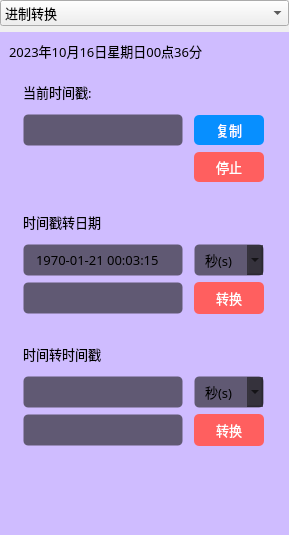
<?xml version="1.0" encoding="UTF-8"?>
<ui version="4.0">
 <class>smalltoolwidget</class>
 <widget class="QWidget" name="smalltoolwidget">
  <property name="geometry">
   <rect>
    <x>0</x>
    <y>0</y>
    <width>289</width>
    <height>535</height>
   </rect>
  </property>
  <property name="windowTitle">
   <string>Form</string>
  </property>
  <layout class="QVBoxLayout" name="verticalLayout_6">
   <property name="leftMargin">
    <number>0</number>
   </property>
   <property name="topMargin">
    <number>0</number>
   </property>
   <property name="rightMargin">
    <number>0</number>
   </property>
   <property name="bottomMargin">
    <number>0</number>
   </property>
   <item>
    <widget class="QComboBox" name="comboBox">
     <property name="font">
      <font>
       <family>OPPOSans B</family>
       <pointsize>10</pointsize>
       <stylestrategy>PreferAntialias</stylestrategy>
      </font>
     </property>
     <item>
      <property name="text">
       <string>进制转换</string>
      </property>
     </item>
     <item>
      <property name="text">
       <string>编码转换</string>
      </property>
     </item>
     <item>
      <property name="text">
       <string>时间戳转换</string>
      </property>
     </item>
     <item>
      <property name="text">
       <string>URL编码转换</string>
      </property>
     </item>
     <item>
      <property name="text">
       <string>正则表达式</string>
      </property>
     </item>
    </widget>
   </item>
   <item>
    <widget class="QStackedWidget" name="stackedWidget_2">
     <property name="styleSheet">
      <string notr="true">background-color: rgb(207, 188, 255);</string>
     </property>
     <property name="currentIndex">
      <number>2</number>
     </property>
     <widget class="QWidget" name="page_21">
      <layout class="QVBoxLayout" name="verticalLayout_2">
       <property name="spacing">
        <number>14</number>
       </property>
       <item>
        <widget class="QLabel" name="label_6">
         <property name="font">
          <font>
           <family>OPPOSans B</family>
           <pointsize>10</pointsize>
           <stylestrategy>PreferAntialias</stylestrategy>
          </font>
         </property>
         <property name="text">
          <string>十六进制</string>
         </property>
        </widget>
       </item>
       <item>
        <widget class="QLineEdit" name="lineEdit_hex">
         <property name="minimumSize">
          <size>
           <width>0</width>
           <height>32</height>
          </size>
         </property>
         <property name="maximumSize">
          <size>
           <width>16777215</width>
           <height>32</height>
          </size>
         </property>
         <property name="font">
          <font>
           <family>OPPOSans B</family>
           <pointsize>10</pointsize>
           <stylestrategy>PreferAntialias</stylestrategy>
          </font>
         </property>
         <property name="styleSheet">
          <string notr="true">background-color: rgb(25, 25, 25, 155);
border: 1px solid rgba(255, 255, 255, 0);
border-radius: 5px;
padding-left:10px;
padding-right:10px;</string>
         </property>
        </widget>
       </item>
       <item>
        <widget class="QLabel" name="label_7">
         <property name="font">
          <font>
           <family>OPPOSans B</family>
           <pointsize>10</pointsize>
           <stylestrategy>PreferAntialias</stylestrategy>
          </font>
         </property>
         <property name="text">
          <string>十进制</string>
         </property>
        </widget>
       </item>
       <item>
        <widget class="QLineEdit" name="lineEdit_dec">
         <property name="minimumSize">
          <size>
           <width>0</width>
           <height>32</height>
          </size>
         </property>
         <property name="maximumSize">
          <size>
           <width>16777215</width>
           <height>32</height>
          </size>
         </property>
         <property name="font">
          <font>
           <family>OPPOSans B</family>
           <pointsize>10</pointsize>
           <stylestrategy>PreferAntialias</stylestrategy>
          </font>
         </property>
         <property name="styleSheet">
          <string notr="true">background-color: rgb(25, 25, 25, 155);
border: 1px solid rgba(255, 255, 255, 0);
border-radius: 5px;
padding-left:10px;
padding-right:10px;</string>
         </property>
        </widget>
       </item>
       <item>
        <widget class="QLabel" name="label_15">
         <property name="font">
          <font>
           <family>OPPOSans B</family>
           <pointsize>10</pointsize>
           <stylestrategy>PreferAntialias</stylestrategy>
          </font>
         </property>
         <property name="text">
          <string>八进制</string>
         </property>
        </widget>
       </item>
       <item>
        <widget class="QLineEdit" name="lineEdit_oct">
         <property name="minimumSize">
          <size>
           <width>0</width>
           <height>32</height>
          </size>
         </property>
         <property name="maximumSize">
          <size>
           <width>16777215</width>
           <height>32</height>
          </size>
         </property>
         <property name="font">
          <font>
           <family>OPPOSans B</family>
           <pointsize>10</pointsize>
           <stylestrategy>PreferAntialias</stylestrategy>
          </font>
         </property>
         <property name="styleSheet">
          <string notr="true">background-color: rgb(25, 25, 25, 155);
border: 1px solid rgba(255, 255, 255, 0);
border-radius: 5px;
padding-left:10px;
padding-right:10px;</string>
         </property>
        </widget>
       </item>
       <item>
        <widget class="QLabel" name="label_8">
         <property name="font">
          <font>
           <family>OPPOSans B</family>
           <pointsize>10</pointsize>
           <stylestrategy>PreferAntialias</stylestrategy>
          </font>
         </property>
         <property name="text">
          <string>二进制</string>
         </property>
        </widget>
       </item>
       <item>
        <widget class="QLineEdit" name="lineEdit_bin">
         <property name="minimumSize">
          <size>
           <width>0</width>
           <height>32</height>
          </size>
         </property>
         <property name="maximumSize">
          <size>
           <width>16777215</width>
           <height>32</height>
          </size>
         </property>
         <property name="font">
          <font>
           <family>OPPOSans B</family>
           <pointsize>10</pointsize>
           <stylestrategy>PreferAntialias</stylestrategy>
          </font>
         </property>
         <property name="styleSheet">
          <string notr="true">background-color: rgb(25, 25, 25, 155);
border: 1px solid rgba(255, 255, 255, 0);
border-radius: 5px;
padding-left:10px;
padding-right:10px;</string>
         </property>
        </widget>
       </item>
       <item>
        <spacer name="verticalSpacer">
         <property name="orientation">
          <enum>Qt::Vertical</enum>
         </property>
         <property name="sizeHint" stdset="0">
          <size>
           <width>20</width>
           <height>40</height>
          </size>
         </property>
        </spacer>
       </item>
      </layout>
     </widget>
     <widget class="QWidget" name="page_19">
      <layout class="QVBoxLayout" name="verticalLayout">
       <item>
        <widget class="QWidget" name="gridWidget" native="true">
         <layout class="QGridLayout" name="gridLayout">
          <item row="1" column="0">
           <widget class="QToolButton" name="toolButton_4">
            <property name="sizePolicy">
             <sizepolicy hsizetype="Expanding" vsizetype="Expanding">
              <horstretch>0</horstretch>
              <verstretch>0</verstretch>
             </sizepolicy>
            </property>
            <property name="minimumSize">
             <size>
              <width>0</width>
              <height>30</height>
             </size>
            </property>
            <property name="maximumSize">
             <size>
              <width>16777215</width>
              <height>30</height>
             </size>
            </property>
            <property name="font">
             <font>
              <family>OPPOSans B</family>
              <pointsize>10</pointsize>
              <stylestrategy>PreferAntialias</stylestrategy>
             </font>
            </property>
            <property name="styleSheet">
             <string notr="true">QToolButton {
	color: rgb(255, 255, 255);
	background-color: rgb(7, 143, 255);
	border-radius: 5px;
}

QToolButton::menu-indicator { 
	image: None;
}

 
QToolButton:hover {
	color: rgb(255, 255, 255);
	background-color: rgb(7, 143, 255);
}</string>
            </property>
            <property name="text">
             <string>中文转Unicode</string>
            </property>
           </widget>
          </item>
          <item row="2" column="0">
           <widget class="QToolButton" name="toolButton_3">
            <property name="sizePolicy">
             <sizepolicy hsizetype="Expanding" vsizetype="Expanding">
              <horstretch>0</horstretch>
              <verstretch>0</verstretch>
             </sizepolicy>
            </property>
            <property name="minimumSize">
             <size>
              <width>0</width>
              <height>30</height>
             </size>
            </property>
            <property name="maximumSize">
             <size>
              <width>16777215</width>
              <height>30</height>
             </size>
            </property>
            <property name="font">
             <font>
              <family>OPPOSans B</family>
              <pointsize>10</pointsize>
              <stylestrategy>PreferAntialias</stylestrategy>
             </font>
            </property>
            <property name="styleSheet">
             <string notr="true">QToolButton {
	color: rgb(255, 255, 255);
	background-color: rgb(7, 143, 255);
	border-radius: 5px;
}

QToolButton::menu-indicator { 
	image: None;
}

 
QToolButton:hover {
	color: rgb(255, 255, 255);
	background-color: rgb(7, 143, 255);
}</string>
            </property>
            <property name="text">
             <string>Unicode转中文</string>
            </property>
           </widget>
          </item>
          <item row="0" column="0">
           <widget class="QToolButton" name="toolButton_8">
            <property name="sizePolicy">
             <sizepolicy hsizetype="Expanding" vsizetype="Expanding">
              <horstretch>0</horstretch>
              <verstretch>0</verstretch>
             </sizepolicy>
            </property>
            <property name="minimumSize">
             <size>
              <width>0</width>
              <height>30</height>
             </size>
            </property>
            <property name="maximumSize">
             <size>
              <width>16777215</width>
              <height>30</height>
             </size>
            </property>
            <property name="font">
             <font>
              <family>OPPOSans B</family>
              <pointsize>10</pointsize>
              <stylestrategy>PreferAntialias</stylestrategy>
             </font>
            </property>
            <property name="styleSheet">
             <string notr="true">QToolButton {
	color: rgb(255, 255, 255);
	background-color: rgb(7, 143, 255);
	border-radius: 5px;
}

QToolButton::menu-indicator { 
	image: None;
}

 
QToolButton:hover {
	color: rgb(255, 255, 255);
	background-color: rgb(7, 143, 255);
}</string>
            </property>
            <property name="text">
             <string>Ascii转Unicode</string>
            </property>
           </widget>
          </item>
          <item row="0" column="1">
           <widget class="QToolButton" name="toolButton_9">
            <property name="sizePolicy">
             <sizepolicy hsizetype="Expanding" vsizetype="Expanding">
              <horstretch>0</horstretch>
              <verstretch>0</verstretch>
             </sizepolicy>
            </property>
            <property name="minimumSize">
             <size>
              <width>0</width>
              <height>30</height>
             </size>
            </property>
            <property name="maximumSize">
             <size>
              <width>16777215</width>
              <height>30</height>
             </size>
            </property>
            <property name="font">
             <font>
              <family>OPPOSans B</family>
              <pointsize>10</pointsize>
              <stylestrategy>PreferAntialias</stylestrategy>
             </font>
            </property>
            <property name="styleSheet">
             <string notr="true">QToolButton {
	color: rgb(255, 255, 255);
	background-color: rgb(7, 143, 255);
	border-radius: 5px;
}

QToolButton::menu-indicator { 
	image: None;
}

 
QToolButton:hover {
	color: rgb(255, 255, 255);
	background-color: rgb(7, 143, 255);
}</string>
            </property>
            <property name="text">
             <string>Unicode转Ascii</string>
            </property>
           </widget>
          </item>
          <item row="1" column="1">
           <widget class="QToolButton" name="toolButton_10">
            <property name="sizePolicy">
             <sizepolicy hsizetype="Expanding" vsizetype="Expanding">
              <horstretch>0</horstretch>
              <verstretch>0</verstretch>
             </sizepolicy>
            </property>
            <property name="minimumSize">
             <size>
              <width>0</width>
              <height>30</height>
             </size>
            </property>
            <property name="maximumSize">
             <size>
              <width>16777215</width>
              <height>30</height>
             </size>
            </property>
            <property name="font">
             <font>
              <family>OPPOSans B</family>
              <pointsize>10</pointsize>
              <stylestrategy>PreferAntialias</stylestrategy>
             </font>
            </property>
            <property name="styleSheet">
             <string notr="true">QToolButton {
	color: rgb(255, 255, 255);
	background-color: rgb(7, 143, 255);
	border-radius: 5px;
}

QToolButton::menu-indicator { 
	image: None;
}

 
QToolButton:hover {
	color: rgb(255, 255, 255);
	background-color: rgb(7, 143, 255);
}</string>
            </property>
            <property name="text">
             <string>十六进制转Unicode</string>
            </property>
           </widget>
          </item>
          <item row="2" column="1">
           <widget class="QToolButton" name="toolButton_11">
            <property name="sizePolicy">
             <sizepolicy hsizetype="Expanding" vsizetype="Expanding">
              <horstretch>0</horstretch>
              <verstretch>0</verstretch>
             </sizepolicy>
            </property>
            <property name="minimumSize">
             <size>
              <width>0</width>
              <height>30</height>
             </size>
            </property>
            <property name="maximumSize">
             <size>
              <width>16777215</width>
              <height>30</height>
             </size>
            </property>
            <property name="font">
             <font>
              <family>OPPOSans B</family>
              <pointsize>10</pointsize>
              <stylestrategy>PreferAntialias</stylestrategy>
             </font>
            </property>
            <property name="styleSheet">
             <string notr="true">QToolButton {
	color: rgb(255, 255, 255);
	background-color: rgb(7, 143, 255);
	border-radius: 5px;
}

QToolButton::menu-indicator { 
	image: None;
}

 
QToolButton:hover {
	color: rgb(255, 255, 255);
	background-color: rgb(7, 143, 255);
}</string>
            </property>
            <property name="text">
             <string>十六进制转中文</string>
            </property>
           </widget>
          </item>
         </layout>
        </widget>
       </item>
       <item>
        <widget class="QLineEdit" name="lineEdit_3">
         <property name="sizePolicy">
          <sizepolicy hsizetype="Expanding" vsizetype="Expanding">
           <horstretch>0</horstretch>
           <verstretch>0</verstretch>
          </sizepolicy>
         </property>
        </widget>
       </item>
       <item>
        <widget class="QLineEdit" name="lineEdit_4">
         <property name="sizePolicy">
          <sizepolicy hsizetype="Expanding" vsizetype="Expanding">
           <horstretch>0</horstretch>
           <verstretch>0</verstretch>
          </sizepolicy>
         </property>
        </widget>
       </item>
      </layout>
     </widget>
     <widget class="QWidget" name="page_20">
      <layout class="QVBoxLayout" name="verticalLayout_3">
       <item>
        <widget class="QLabel" name="label_3">
         <property name="minimumSize">
          <size>
           <width>200</width>
           <height>0</height>
          </size>
         </property>
         <property name="maximumSize">
          <size>
           <width>250</width>
           <height>30</height>
          </size>
         </property>
         <property name="font">
          <font>
           <family>OPPOSans B</family>
           <pointsize>10</pointsize>
           <stylestrategy>PreferAntialias</stylestrategy>
          </font>
         </property>
         <property name="text">
          <string>2023年10月16日星期日00点36分</string>
         </property>
        </widget>
       </item>
       <item>
        <widget class="QWidget" name="gridWidget" native="true">
         <layout class="QGridLayout" name="gridLayout_2">
          <item row="0" column="0">
           <widget class="QLabel" name="label">
            <property name="minimumSize">
             <size>
              <width>0</width>
              <height>32</height>
             </size>
            </property>
            <property name="maximumSize">
             <size>
              <width>16777215</width>
              <height>32</height>
             </size>
            </property>
            <property name="font">
             <font>
              <family>OPPOSans B</family>
              <pointsize>10</pointsize>
              <stylestrategy>PreferAntialias</stylestrategy>
             </font>
            </property>
            <property name="text">
             <string>当前时间戳:</string>
            </property>
           </widget>
          </item>
          <item row="2" column="1">
           <widget class="QToolButton" name="toolButton_7">
            <property name="minimumSize">
             <size>
              <width>70</width>
              <height>30</height>
             </size>
            </property>
            <property name="maximumSize">
             <size>
              <width>70</width>
              <height>30</height>
             </size>
            </property>
            <property name="font">
             <font>
              <family>OPPOSans B</family>
              <pointsize>10</pointsize>
              <stylestrategy>PreferAntialias</stylestrategy>
             </font>
            </property>
            <property name="styleSheet">
             <string notr="true">QToolButton {
	color: rgb(255, 255, 255);
	background-color: rgb(255, 95, 95);
	border-radius: 5px;
}

QToolButton::menu-indicator { 
	image: None;
}

 
QToolButton:hover {
	color: rgb(255, 255, 255);
	background-color: rgb(255, 95, 95);
}</string>
            </property>
            <property name="text">
             <string>停止</string>
            </property>
           </widget>
          </item>
          <item row="1" column="1">
           <widget class="QToolButton" name="toolButton_22">
            <property name="minimumSize">
             <size>
              <width>70</width>
              <height>30</height>
             </size>
            </property>
            <property name="maximumSize">
             <size>
              <width>70</width>
              <height>30</height>
             </size>
            </property>
            <property name="font">
             <font>
              <family>OPPOSans B</family>
              <pointsize>10</pointsize>
              <stylestrategy>PreferAntialias</stylestrategy>
             </font>
            </property>
            <property name="styleSheet">
             <string notr="true">QToolButton {
	color: rgb(255, 255, 255);
	background-color: rgb(7, 143, 255);
	border-radius: 5px;
}

QToolButton::menu-indicator { 
	image: None;
}

 
QToolButton:hover {
	color: rgb(255, 255, 255);
	background-color: rgb(7, 143, 255);
}</string>
            </property>
            <property name="text">
             <string>复制</string>
            </property>
           </widget>
          </item>
          <item row="1" column="0">
           <widget class="QLineEdit" name="lineEdit_now">
            <property name="minimumSize">
             <size>
              <width>160</width>
              <height>32</height>
             </size>
            </property>
            <property name="maximumSize">
             <size>
              <width>160</width>
              <height>32</height>
             </size>
            </property>
            <property name="font">
             <font>
              <family>OPPOSans B</family>
              <pointsize>10</pointsize>
              <stylestrategy>PreferAntialias</stylestrategy>
             </font>
            </property>
            <property name="styleSheet">
             <string notr="true">background-color: rgb(25, 25, 25, 155);
border: 1px solid rgba(255, 255, 255, 0);
border-radius: 5px;
padding-left:10px;
padding-right:10px;</string>
            </property>
           </widget>
          </item>
         </layout>
        </widget>
       </item>
       <item>
        <widget class="QWidget" name="gridWidget_2" native="true">
         <layout class="QGridLayout" name="gridLayout_3">
          <item row="0" column="0">
           <widget class="QLabel" name="label_2">
            <property name="minimumSize">
             <size>
              <width>0</width>
              <height>32</height>
             </size>
            </property>
            <property name="maximumSize">
             <size>
              <width>16777215</width>
              <height>32</height>
             </size>
            </property>
            <property name="font">
             <font>
              <family>OPPOSans B</family>
              <pointsize>10</pointsize>
              <stylestrategy>PreferAntialias</stylestrategy>
             </font>
            </property>
            <property name="text">
             <string>时间戳转日期</string>
            </property>
           </widget>
          </item>
          <item row="1" column="0">
           <widget class="QLineEdit" name="lineEdit_timestamp_in">
            <property name="minimumSize">
             <size>
              <width>160</width>
              <height>32</height>
             </size>
            </property>
            <property name="maximumSize">
             <size>
              <width>160</width>
              <height>32</height>
             </size>
            </property>
            <property name="font">
             <font>
              <family>OPPOSans B</family>
              <pointsize>10</pointsize>
              <stylestrategy>PreferAntialias</stylestrategy>
             </font>
            </property>
            <property name="styleSheet">
             <string notr="true">background-color: rgb(25, 25, 25, 155);
border: 1px solid rgba(255, 255, 255, 0);
border-radius: 5px;
padding-left:10px;
padding-right:10px;</string>
            </property>
            <property name="text">
             <string>1970-01-21 00:03:15</string>
            </property>
           </widget>
          </item>
          <item row="2" column="0">
           <widget class="QLineEdit" name="lineEdit_date_out">
            <property name="minimumSize">
             <size>
              <width>160</width>
              <height>32</height>
             </size>
            </property>
            <property name="maximumSize">
             <size>
              <width>160</width>
              <height>32</height>
             </size>
            </property>
            <property name="font">
             <font>
              <family>OPPOSans B</family>
              <pointsize>10</pointsize>
              <stylestrategy>PreferAntialias</stylestrategy>
             </font>
            </property>
            <property name="styleSheet">
             <string notr="true">background-color: rgb(25, 25, 25, 155);
border: 1px solid rgba(255, 255, 255, 0);
border-radius: 5px;
padding-left:10px;
padding-right:10px;</string>
            </property>
            <property name="text">
             <string/>
            </property>
           </widget>
          </item>
          <item row="1" column="1">
           <widget class="QComboBox" name="comboBox_timestamp">
            <property name="minimumSize">
             <size>
              <width>70</width>
              <height>32</height>
             </size>
            </property>
            <property name="maximumSize">
             <size>
              <width>70</width>
              <height>32</height>
             </size>
            </property>
            <property name="font">
             <font>
              <family>OPPOSans B</family>
              <pointsize>10</pointsize>
              <stylestrategy>PreferAntialias</stylestrategy>
             </font>
            </property>
            <property name="styleSheet">
             <string notr="true">background-color: rgb(25, 25, 25, 155);
border: 1px solid rgba(255, 255, 255, 0);
border-radius: 5px;
padding-left:10px;
padding-right:10px;</string>
            </property>
            <item>
             <property name="text">
              <string>秒(s)</string>
             </property>
            </item>
            <item>
             <property name="text">
              <string>毫秒(ms)</string>
             </property>
            </item>
           </widget>
          </item>
          <item row="2" column="1">
           <widget class="QToolButton" name="toolButton">
            <property name="minimumSize">
             <size>
              <width>70</width>
              <height>32</height>
             </size>
            </property>
            <property name="maximumSize">
             <size>
              <width>70</width>
              <height>32</height>
             </size>
            </property>
            <property name="font">
             <font>
              <family>OPPOSans B</family>
              <pointsize>10</pointsize>
              <stylestrategy>PreferAntialias</stylestrategy>
             </font>
            </property>
            <property name="styleSheet">
             <string notr="true">QToolButton {
	color: rgb(255, 255, 255);
	background-color: rgb(255, 95, 95);
	border-radius: 5px;
}

QToolButton::menu-indicator { 
	image: None;
}

 
QToolButton:hover {
	color: rgb(255, 255, 255);
	background-color: rgb(255, 95, 95);
}</string>
            </property>
            <property name="text">
             <string>转换</string>
            </property>
           </widget>
          </item>
         </layout>
        </widget>
       </item>
       <item>
        <widget class="QWidget" name="gridWidget_3" native="true">
         <layout class="QGridLayout" name="gridLayout_4">
          <item row="2" column="0">
           <widget class="QLineEdit" name="lineEdit_timestamp_out">
            <property name="minimumSize">
             <size>
              <width>160</width>
              <height>32</height>
             </size>
            </property>
            <property name="maximumSize">
             <size>
              <width>160</width>
              <height>32</height>
             </size>
            </property>
            <property name="font">
             <font>
              <family>OPPOSans B</family>
              <pointsize>10</pointsize>
              <stylestrategy>PreferAntialias</stylestrategy>
             </font>
            </property>
            <property name="styleSheet">
             <string notr="true">background-color: rgb(25, 25, 25, 155);
border: 1px solid rgba(255, 255, 255, 0);
border-radius: 5px;
padding-left:10px;
padding-right:10px;</string>
            </property>
           </widget>
          </item>
          <item row="1" column="0">
           <widget class="QLineEdit" name="lineEdit_date_in">
            <property name="minimumSize">
             <size>
              <width>160</width>
              <height>32</height>
             </size>
            </property>
            <property name="maximumSize">
             <size>
              <width>160</width>
              <height>32</height>
             </size>
            </property>
            <property name="font">
             <font>
              <family>OPPOSans B</family>
              <pointsize>10</pointsize>
              <stylestrategy>PreferAntialias</stylestrategy>
             </font>
            </property>
            <property name="styleSheet">
             <string notr="true">background-color: rgb(25, 25, 25, 155);
border: 1px solid rgba(255, 255, 255, 0);
border-radius: 5px;
padding-left:10px;
padding-right:10px;</string>
            </property>
           </widget>
          </item>
          <item row="0" column="0">
           <widget class="QLabel" name="label_5">
            <property name="minimumSize">
             <size>
              <width>0</width>
              <height>32</height>
             </size>
            </property>
            <property name="maximumSize">
             <size>
              <width>16777215</width>
              <height>32</height>
             </size>
            </property>
            <property name="font">
             <font>
              <family>OPPOSans B</family>
              <pointsize>10</pointsize>
              <stylestrategy>PreferAntialias</stylestrategy>
             </font>
            </property>
            <property name="text">
             <string>时间转时间戳</string>
            </property>
           </widget>
          </item>
          <item row="1" column="1">
           <widget class="QComboBox" name="comboBox_date">
            <property name="minimumSize">
             <size>
              <width>70</width>
              <height>32</height>
             </size>
            </property>
            <property name="maximumSize">
             <size>
              <width>70</width>
              <height>32</height>
             </size>
            </property>
            <property name="font">
             <font>
              <family>OPPOSans B</family>
              <pointsize>10</pointsize>
              <stylestrategy>PreferAntialias</stylestrategy>
             </font>
            </property>
            <property name="styleSheet">
             <string notr="true">background-color: rgb(25, 25, 25, 155);
border: 1px solid rgba(255, 255, 255, 0);
border-radius: 5px;
padding-left:10px;
padding-right:10px;</string>
            </property>
            <item>
             <property name="text">
              <string>秒(s)</string>
             </property>
            </item>
            <item>
             <property name="text">
              <string>毫秒(ms)</string>
             </property>
            </item>
           </widget>
          </item>
          <item row="2" column="1">
           <widget class="QToolButton" name="toolButton_2">
            <property name="minimumSize">
             <size>
              <width>70</width>
              <height>32</height>
             </size>
            </property>
            <property name="maximumSize">
             <size>
              <width>70</width>
              <height>32</height>
             </size>
            </property>
            <property name="font">
             <font>
              <family>OPPOSans B</family>
              <pointsize>10</pointsize>
              <stylestrategy>PreferAntialias</stylestrategy>
             </font>
            </property>
            <property name="styleSheet">
             <string notr="true">QToolButton {
	color: rgb(255, 255, 255);
	background-color: rgb(255, 95, 95);
	border-radius: 5px;
}

QToolButton::menu-indicator { 
	image: None;
}

 
QToolButton:hover {
	color: rgb(255, 255, 255);
	background-color: rgb(255, 95, 95);
}</string>
            </property>
            <property name="text">
             <string>转换</string>
            </property>
           </widget>
          </item>
         </layout>
        </widget>
       </item>
       <item>
        <spacer name="verticalSpacer_2">
         <property name="orientation">
          <enum>Qt::Vertical</enum>
         </property>
         <property name="sizeHint" stdset="0">
          <size>
           <width>20</width>
           <height>40</height>
          </size>
         </property>
        </spacer>
       </item>
      </layout>
     </widget>
     <widget class="QWidget" name="page_22">
      <layout class="QVBoxLayout" name="verticalLayout_4">
       <item>
        <widget class="QLabel" name="label_9">
         <property name="minimumSize">
          <size>
           <width>0</width>
           <height>20</height>
          </size>
         </property>
         <property name="maximumSize">
          <size>
           <width>16777215</width>
           <height>20</height>
          </size>
         </property>
         <property name="font">
          <font>
           <family>OPPOSans B</family>
           <pointsize>10</pointsize>
           <stylestrategy>PreferAntialias</stylestrategy>
          </font>
         </property>
         <property name="text">
          <string>URL:</string>
         </property>
        </widget>
       </item>
       <item>
        <widget class="QLineEdit" name="lineEdit_encode">
         <property name="sizePolicy">
          <sizepolicy hsizetype="Expanding" vsizetype="Expanding">
           <horstretch>0</horstretch>
           <verstretch>0</verstretch>
          </sizepolicy>
         </property>
         <property name="minimumSize">
          <size>
           <width>0</width>
           <height>100</height>
          </size>
         </property>
         <property name="font">
          <font>
           <family>OPPOSans B</family>
           <pointsize>10</pointsize>
           <stylestrategy>PreferAntialias</stylestrategy>
          </font>
         </property>
        </widget>
       </item>
       <item>
        <widget class="QLineEdit" name="lineEdit_decode">
         <property name="sizePolicy">
          <sizepolicy hsizetype="Expanding" vsizetype="Expanding">
           <horstretch>0</horstretch>
           <verstretch>0</verstretch>
          </sizepolicy>
         </property>
         <property name="minimumSize">
          <size>
           <width>0</width>
           <height>100</height>
          </size>
         </property>
         <property name="font">
          <font>
           <family>OPPOSans B</family>
           <pointsize>10</pointsize>
           <stylestrategy>PreferAntialias</stylestrategy>
          </font>
         </property>
        </widget>
       </item>
       <item>
        <widget class="QLabel" name="label_10">
         <property name="minimumSize">
          <size>
           <width>0</width>
           <height>20</height>
          </size>
         </property>
         <property name="maximumSize">
          <size>
           <width>16777215</width>
           <height>20</height>
          </size>
         </property>
         <property name="font">
          <font>
           <family>OPPOSans B</family>
           <pointsize>10</pointsize>
           <stylestrategy>PreferAntialias</stylestrategy>
          </font>
         </property>
         <property name="text">
          <string>编码结果:</string>
         </property>
        </widget>
       </item>
       <item>
        <widget class="QWidget" name="horizontalWidget" native="true">
         <layout class="QHBoxLayout" name="horizontalLayout">
          <item>
           <widget class="QToolButton" name="toolButton_decode">
            <property name="minimumSize">
             <size>
              <width>60</width>
              <height>30</height>
             </size>
            </property>
            <property name="maximumSize">
             <size>
              <width>60</width>
              <height>30</height>
             </size>
            </property>
            <property name="font">
             <font>
              <family>OPPOSans B</family>
              <pointsize>10</pointsize>
              <stylestrategy>PreferAntialias</stylestrategy>
             </font>
            </property>
            <property name="styleSheet">
             <string notr="true">QToolButton {
	color: rgb(255, 255, 255);
	background-color: rgb(7, 143, 255);
	border-radius: 5px;
}

QToolButton::menu-indicator { 
	image: None;
}

 
QToolButton:hover {
	color: rgb(255, 255, 255);
	background-color: rgb(7, 143, 255);
}</string>
            </property>
            <property name="text">
             <string>解码</string>
            </property>
           </widget>
          </item>
          <item>
           <widget class="QToolButton" name="toolButton_encode">
            <property name="minimumSize">
             <size>
              <width>60</width>
              <height>30</height>
             </size>
            </property>
            <property name="maximumSize">
             <size>
              <width>16777215</width>
              <height>30</height>
             </size>
            </property>
            <property name="font">
             <font>
              <family>OPPOSans B</family>
              <pointsize>10</pointsize>
              <stylestrategy>PreferAntialias</stylestrategy>
             </font>
            </property>
            <property name="styleSheet">
             <string notr="true">QToolButton {
	color: rgb(255, 255, 255);
	background-color: rgb(7, 143, 255);
	border-radius: 5px;
}

QToolButton::menu-indicator { 
	image: None;
}

 
QToolButton:hover {
	color: rgb(255, 255, 255);
	background-color: rgb(7, 143, 255);
}</string>
            </property>
            <property name="text">
             <string>编码</string>
            </property>
           </widget>
          </item>
          <item>
           <spacer name="horizontalSpacer">
            <property name="orientation">
             <enum>Qt::Horizontal</enum>
            </property>
            <property name="sizeHint" stdset="0">
             <size>
              <width>40</width>
              <height>20</height>
             </size>
            </property>
           </spacer>
          </item>
         </layout>
        </widget>
       </item>
      </layout>
     </widget>
     <widget class="QWidget" name="page_23">
      <layout class="QVBoxLayout" name="verticalLayout_5">
       <item>
        <widget class="QLabel" name="label_11">
         <property name="minimumSize">
          <size>
           <width>0</width>
           <height>20</height>
          </size>
         </property>
         <property name="maximumSize">
          <size>
           <width>16777215</width>
           <height>20</height>
          </size>
         </property>
         <property name="font">
          <font>
           <family>OPPOSans B</family>
           <pointsize>10</pointsize>
           <stylestrategy>PreferAntialias</stylestrategy>
          </font>
         </property>
         <property name="text">
          <string>原文：</string>
         </property>
        </widget>
       </item>
       <item>
        <widget class="QLineEdit" name="lineEdit_11">
         <property name="sizePolicy">
          <sizepolicy hsizetype="Expanding" vsizetype="Expanding">
           <horstretch>0</horstretch>
           <verstretch>0</verstretch>
          </sizepolicy>
         </property>
         <property name="minimumSize">
          <size>
           <width>0</width>
           <height>100</height>
          </size>
         </property>
         <property name="font">
          <font>
           <family>OPPOSans B</family>
           <pointsize>10</pointsize>
           <stylestrategy>PreferAntialias</stylestrategy>
          </font>
         </property>
        </widget>
       </item>
       <item>
        <widget class="QLabel" name="label_12">
         <property name="minimumSize">
          <size>
           <width>0</width>
           <height>20</height>
          </size>
         </property>
         <property name="maximumSize">
          <size>
           <width>16777215</width>
           <height>20</height>
          </size>
         </property>
         <property name="font">
          <font>
           <family>OPPOSans B</family>
           <pointsize>10</pointsize>
           <stylestrategy>PreferAntialias</stylestrategy>
          </font>
         </property>
         <property name="text">
          <string>正则表达式：</string>
         </property>
        </widget>
       </item>
       <item>
        <widget class="QLineEdit" name="lineEdit_12">
         <property name="sizePolicy">
          <sizepolicy hsizetype="Expanding" vsizetype="Expanding">
           <horstretch>0</horstretch>
           <verstretch>0</verstretch>
          </sizepolicy>
         </property>
         <property name="minimumSize">
          <size>
           <width>0</width>
           <height>50</height>
          </size>
         </property>
         <property name="font">
          <font>
           <family>OPPOSans B</family>
           <pointsize>10</pointsize>
           <stylestrategy>PreferAntialias</stylestrategy>
          </font>
         </property>
         <property name="text">
          <string/>
         </property>
        </widget>
       </item>
       <item>
        <widget class="QWidget" name="horizontalWidget" native="true">
         <layout class="QHBoxLayout" name="horizontalLayout_2">
          <item>
           <spacer name="horizontalSpacer_2">
            <property name="orientation">
             <enum>Qt::Horizontal</enum>
            </property>
            <property name="sizeHint" stdset="0">
             <size>
              <width>40</width>
              <height>20</height>
             </size>
            </property>
           </spacer>
          </item>
          <item>
           <widget class="QToolButton" name="toolButton_5">
            <property name="minimumSize">
             <size>
              <width>0</width>
              <height>30</height>
             </size>
            </property>
            <property name="maximumSize">
             <size>
              <width>16777215</width>
              <height>30</height>
             </size>
            </property>
            <property name="font">
             <font>
              <family>OPPOSans B</family>
              <pointsize>10</pointsize>
              <stylestrategy>PreferAntialias</stylestrategy>
             </font>
            </property>
            <property name="styleSheet">
             <string notr="true">QToolButton {
	color: rgb(255, 255, 255);
	background-color: rgb(7, 143, 255);
	border-radius: 5px;
}

QToolButton::menu-indicator { 
	image: None;
}

 
QToolButton:hover {
	color: rgb(255, 255, 255);
	background-color: rgb(7, 143, 255);
}</string>
            </property>
            <property name="text">
             <string>开始匹配</string>
            </property>
           </widget>
          </item>
         </layout>
        </widget>
       </item>
       <item>
        <widget class="QLabel" name="label_13">
         <property name="minimumSize">
          <size>
           <width>0</width>
           <height>20</height>
          </size>
         </property>
         <property name="maximumSize">
          <size>
           <width>16777215</width>
           <height>20</height>
          </size>
         </property>
         <property name="font">
          <font>
           <family>OPPOSans B</family>
           <pointsize>10</pointsize>
           <stylestrategy>PreferAntialias</stylestrategy>
          </font>
         </property>
         <property name="text">
          <string>匹配结果：</string>
         </property>
        </widget>
       </item>
       <item>
        <widget class="QLineEdit" name="lineEdit_13">
         <property name="sizePolicy">
          <sizepolicy hsizetype="Expanding" vsizetype="Expanding">
           <horstretch>0</horstretch>
           <verstretch>0</verstretch>
          </sizepolicy>
         </property>
         <property name="minimumSize">
          <size>
           <width>0</width>
           <height>100</height>
          </size>
         </property>
         <property name="font">
          <font>
           <family>OPPOSans B</family>
           <pointsize>10</pointsize>
           <stylestrategy>PreferAntialias</stylestrategy>
          </font>
         </property>
        </widget>
       </item>
      </layout>
     </widget>
    </widget>
   </item>
  </layout>
 </widget>
 <resources/>
 <connections/>
</ui>
